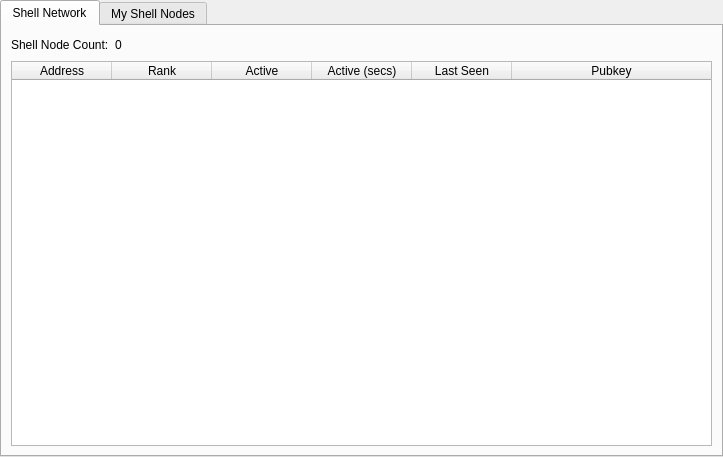
<?xml version="1.0" encoding="UTF-8"?>
<ui version="4.0">
 <class>MasternodeManager</class>
 <widget class="QWidget" name="MasternodeManager">
  <property name="geometry">
   <rect>
    <x>0</x>
    <y>0</y>
    <width>723</width>
    <height>457</height>
   </rect>
  </property>
  <property name="windowTitle">
   <string>Form</string>
  </property>
  <layout class="QVBoxLayout" name="topLayout">
   <property name="leftMargin">
    <number>0</number>
   </property>
   <property name="topMargin">
    <number>0</number>
   </property>
   <property name="rightMargin">
    <number>0</number>
   </property>
   <property name="bottomMargin">
    <number>0</number>
   </property>
   <item>
    <layout class="QVBoxLayout" name="verticalLayout">
     <property name="bottomMargin">
      <number>0</number>
     </property>
     <item>
      <widget class="QTabWidget" name="tabWidget">
       <property name="currentIndex">
        <number>0</number>
       </property>
       <widget class="QWidget" name="tab">
        <attribute name="title">
         <string>Shell Network</string>
        </attribute>
        <layout class="QGridLayout" name="gridLayout">
         <item row="1" column="0">
          <widget class="QTableWidget" name="tableWidget">
           <property name="editTriggers">
            <set>QAbstractItemView::NoEditTriggers</set>
           </property>
           <property name="alternatingRowColors">
            <bool>true</bool>
           </property>
           <property name="selectionBehavior">
            <enum>QAbstractItemView::SelectRows</enum>
           </property>
           <attribute name="horizontalHeaderStretchLastSection">
            <bool>true</bool>
           </attribute>
           <column>
            <property name="text">
             <string>Address</string>
            </property>
           </column>
           <column>
            <property name="text">
             <string>Rank</string>
            </property>
           </column>
           <column>
            <property name="text">
             <string>Active</string>
            </property>
           </column>
           <column>
            <property name="text">
             <string>Active (secs)</string>
            </property>
           </column>
           <column>
            <property name="text">
             <string>Last Seen</string>
            </property>
           </column>
           <column>
            <property name="text">
             <string>Pubkey</string>
            </property>
           </column>
          </widget>
         </item>
         <item row="0" column="0">
          <layout class="QHBoxLayout" name="horizontalLayout_3">
           <property name="bottomMargin">
            <number>0</number>
           </property>
           <item>
            <widget class="QLabel" name="label_2">
             <property name="text">
              <string>Shell Node Count:</string>
             </property>
            </widget>
           </item>
           <item>
            <widget class="QLabel" name="countLabel">
             <property name="text">
              <string>0</string>
             </property>
            </widget>
           </item>
           <item>
            <spacer name="horizontalSpacer_3">
             <property name="orientation">
              <enum>Qt::Horizontal</enum>
             </property>
             <property name="sizeHint" stdset="0">
              <size>
               <width>40</width>
               <height>20</height>
              </size>
             </property>
            </spacer>
           </item>
          </layout>
         </item>
        </layout>
       </widget>
       <widget class="QWidget" name="tab_2">
        <attribute name="title">
         <string>My Shell Nodes</string>
        </attribute>
        <layout class="QGridLayout" name="gridLayout_2">
         <item row="0" column="0">
          <layout class="QVBoxLayout" name="verticalLayout_2">
           <property name="bottomMargin">
            <number>0</number>
           </property>
           <item>
            <layout class="QHBoxLayout" name="horizontalLayout">
             <item>
              <widget class="QPushButton" name="createButton">
               <property name="text">
                <string>&amp;Create...</string>
               </property>
              </widget>
             </item>
             <item>
              <widget class="QPushButton" name="copyAddressButton">
               <property name="text">
                <string>Copy &amp;Address</string>
               </property>
              </widget>
             </item>
             <item>
              <spacer name="horizontalSpacer">
               <property name="orientation">
                <enum>Qt::Horizontal</enum>
               </property>
               <property name="sizeHint" stdset="0">
                <size>
                 <width>40</width>
                 <height>20</height>
                </size>
               </property>
              </spacer>
             </item>
            </layout>
           </item>
           <item>
            <widget class="QTableWidget" name="tableWidget_2">
             <property name="editTriggers">
              <set>QAbstractItemView::NoEditTriggers</set>
             </property>
             <property name="alternatingRowColors">
              <bool>true</bool>
             </property>
             <property name="selectionMode">
              <enum>QAbstractItemView::SingleSelection</enum>
             </property>
             <property name="selectionBehavior">
              <enum>QAbstractItemView::SelectRows</enum>
             </property>
             <attribute name="horizontalHeaderStretchLastSection">
              <bool>true</bool>
             </attribute>
             <column>
              <property name="text">
               <string>Alias</string>
              </property>
             </column>
             <column>
              <property name="text">
               <string>IP/Onion</string>
              </property>
             </column>
             <column>
              <property name="text">
               <string>Status</string>
              </property>
             </column>
             <column>
              <property name="text">
               <string>Collateral Address</string>
              </property>
             </column>
            </widget>
           </item>
           <item>
            <layout class="QHBoxLayout" name="horizontalLayout_2">
             <property name="bottomMargin">
              <number>0</number>
             </property>
             <item>
              <widget class="QPushButton" name="editButton">
               <property name="text">
                <string>&amp;Edit</string>
               </property>
              </widget>
             </item>
             <item>
              <widget class="QPushButton" name="getConfigButton">
               <property name="text">
                <string>&amp;Get Config</string>
               </property>
              </widget>
             </item>
             <item>
              <widget class="QPushButton" name="removeButton">
               <property name="text">
                <string>&amp;Remove</string>
               </property>
              </widget>
             </item>
             <item>
              <spacer name="horizontalSpacer_2">
               <property name="orientation">
                <enum>Qt::Horizontal</enum>
               </property>
               <property name="sizeHint" stdset="0">
                <size>
                 <width>40</width>
                 <height>20</height>
                </size>
               </property>
              </spacer>
             </item>
            </layout>
           </item>
           <item>
            <layout class="QHBoxLayout" name="horizontalLayout_4">
             <property name="bottomMargin">
              <number>0</number>
             </property>
             <item>
              <widget class="QPushButton" name="startButton">
               <property name="text">
                <string>&amp;Start</string>
               </property>
              </widget>
             </item>
             <item>
              <widget class="QPushButton" name="stopButton">
               <property name="text">
                <string>Sto&amp;p</string>
               </property>
              </widget>
             </item>
             <item>
              <spacer name="horizontalSpacer_4">
               <property name="orientation">
                <enum>Qt::Horizontal</enum>
               </property>
               <property name="sizeHint" stdset="0">
                <size>
                 <width>40</width>
                 <height>20</height>
                </size>
               </property>
              </spacer>
             </item>
            </layout>
           </item>
           <item>
            <layout class="QHBoxLayout" name="horizontalLayout_5">
             <property name="bottomMargin">
              <number>0</number>
             </property>
             <item>
              <widget class="QPushButton" name="startAllButton">
               <property name="text">
                <string>S&amp;tart All</string>
               </property>
              </widget>
             </item>
             <item>
              <widget class="QPushButton" name="stopAllButton">
               <property name="text">
                <string>St&amp;op All</string>
               </property>
              </widget>
             </item>
             <item>
              <spacer name="horizontalSpacer_5">
               <property name="orientation">
                <enum>Qt::Horizontal</enum>
               </property>
               <property name="sizeHint" stdset="0">
                <size>
                 <width>40</width>
                 <height>20</height>
                </size>
               </property>
              </spacer>
             </item>
            </layout>
           </item>
          </layout>
         </item>
        </layout>
       </widget>
      </widget>
     </item>
    </layout>
   </item>
  </layout>
 </widget>
 <resources/>
 <connections/>
</ui>
